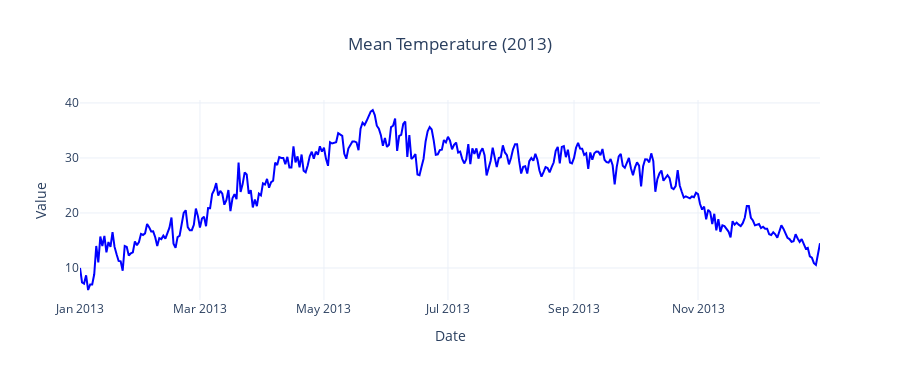
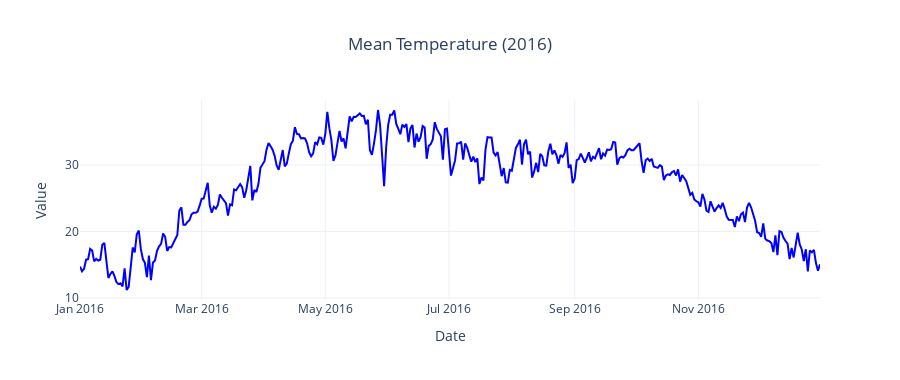

The cell these charts' notebook holds for them, in order:
### Markdown cell above
# 2013 Vs 2016

### Code cell
# Mean Temperature for 2013
fig_temp_2013 = go.Figure()
fig_temp_2013.add_trace(go.Scatter(x=df_train.loc['2013', :].index, 
                                   y=df_train.loc['2013', 'meantemp'], 
                                   mode='lines',
                                   line=dict(color='blue')))  
fig_temp_2013.update_layout(title="Mean Temperature (2013)", xaxis_title="Date", yaxis_title="Value", template='plotly_white', title_x=0.5, height=380)  
fig_temp_2013.show()

# Mean Temperature for 2016
fig_temp_2016 = go.Figure()
fig_temp_2016.add_trace(go.Scatter(x=df_train.loc['2016', :].index, 
                                   y=df_train.loc['2016', 'meantemp'], 
                                   mode='lines',
                                   line=dict(color='blue'))) 
fig_temp_2016.update_layout(title="Mean Temperature (2016)", xaxis_title="Date", yaxis_title="Value", template='plotly_white', title_x=0.5, height=380)  
fig_temp_2016.show()

### Figure 1 — Plotly figure (JSON) as saved in the notebook; plotly's stock layout.template omitted (floating-point values rounded to 4 significant figures; data arrays with more than 128 entries replaced by an {"elided": "..."} marker saying what was removed)
{"data": [{"line": {"color": "blue"}, "mode": "lines", "type": "scatter", "x": {"elided": "365 str values"}, "y": {"elided": "365 float values"}}], "layout": {"height": 380, "title": {"text": "Mean Temperature (2013)", "x": 0.5}, "xaxis": {"title": {"text": "Date"}}, "yaxis": {"title": {"text": "Value"}}}}

### Figure 2 — Plotly figure (JSON) as saved in the notebook; plotly's stock layout.template omitted (floating-point values rounded to 4 significant figures; data arrays with more than 128 entries replaced by an {"elided": "..."} marker saying what was removed)
{"data": [{"line": {"color": "blue"}, "mode": "lines", "type": "scatter", "x": {"elided": "366 str values"}, "y": {"elided": "366 float values"}}], "layout": {"height": 380, "title": {"text": "Mean Temperature (2016)", "x": 0.5}, "xaxis": {"title": {"text": "Date"}}, "yaxis": {"title": {"text": "Value"}}}}
